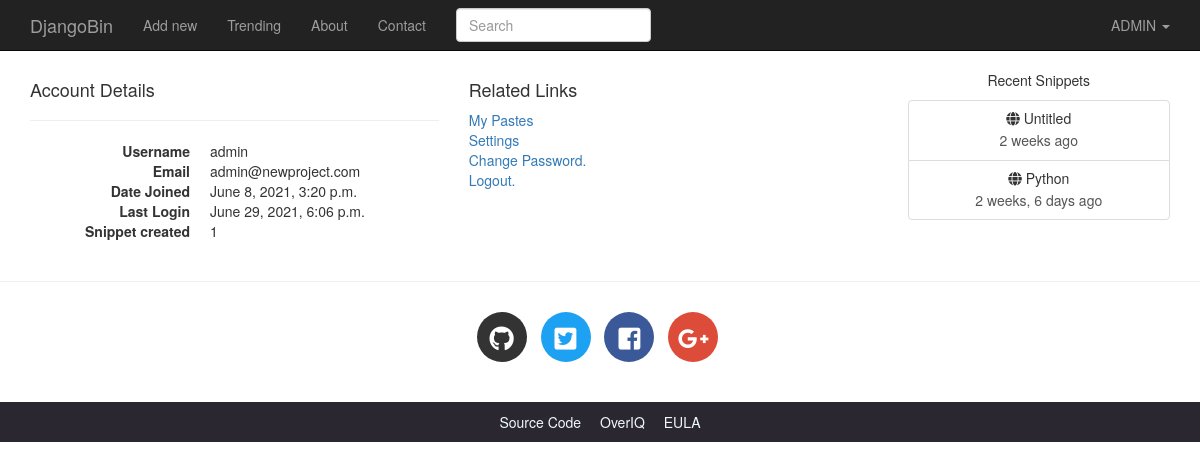
/userdetails/ (signed in), run on the app's committed database.
### djangobin/models.py (models this page shows, shortened)
class Author(models.Model):
    user = models.OneToOneField(User, on_delete=models.CASCADE, related_name='profile')
    default_language = models.ForeignKey(Language, on_delete=models.CASCADE,
                                         default=get_default_language)
    default_exposure = models.CharField(max_length=10, choices=Pref.exposure_choices,
                                        default=Pref.SNIPPET_EXPOSURE_PUBLIC)
    default_expiration = models.CharField(max_length=10, choices=Pref.expiration_choices,
                                        default=Pref.SNIPPET_EXPIRE_NEVER)
    private = models.BooleanField(default=False)
    views = models.IntegerField(default=0)
    def get_snippet_count(self):
        return self.user.snippet_set.count()

class Snippet(models.Model):
    title = models.CharField(max_length=200, blank=True)
    original_code = models.TextField()
    highlighted_code = models.TextField(blank=True, help_text="Read only field. Will contain the"
                                    " syntax-highlited version of the original code.")
    expiration = models.CharField(max_length=10, choices=Pref.expiration_choices)
    exposure = models.CharField(max_length=10, choices=Pref.exposure_choices)
    hits = models.IntegerField(default=0, help_text='Read only field. '
                                                    'Will be updated after every visit to snippet.')
    slug = models.SlugField(help_text='Read only field. Will be filled automatically.')
    created_on = models.DateTimeField(auto_now_add=True)
    language = models.ForeignKey(Language, on_delete=models.CASCADE)
    user = models.ForeignKey(User, on_delete=models.CASCADE)
    tags = models.ManyToManyField('Tag', blank=True)
    class Meta:
        ordering = ['-created_on']
    def get_absolute_url(self):
        return reverse('djangobin:snippet_detail', args=[self.slug])

### djangobin/views.py (the view)
# urls.py: url(r'^userdetails/$', views.user_details, name='user_details'),
@login_required
def user_details(request):
    user = get_object_or_404(User, id=request.user.id)
    return render(request, 'djangobin/user_details.html', {'user': user})

### djangobin/context_processors.py (called while the page is built)
def recent_snippets(request):
    return dict(recent_snippets=Snippet.objects.filter(exposure='public').order_by("-id")[:8])

### djangobin/templates/djangobin/user_details.html (shortened to what this page needs)
{% extends 'djangobin/base.html' %}
{% block main %}
    <div class="row">
        <div class="col-lg-6 col-md-6 col-sm-6">
            <h4>Account Details</h4>
            <hr>
            <dl class="dl-horizontal">
                <dt>Username</dt>
                <dd>{{ request.user.username }}</dd>
                <dt>Email</dt>
                <dd>{{ request.user.email }}</dd>
                <dt>Date Joined</dt>
                <dd>{{ request.user.date_joined }}</dd>
                <dt>Last Login</dt>
                <dd>{{ request.user.last_login }}</dd>
                <dt>Snippet created</dt>
                <dd>{{ request.user.profile.get_snippet_count }}</dd>
            </dl>
        </div>
        <div class="col-lg-6 col-md-6 col-sm-6">
            <h4>Related Links</h4>
            <p>
                <a href="{% url 'djangobin:profile' request.user.username %}">My Pastes</a> <br>
                <a href="{% url 'djangobin:settings' %}">Settings</a> <br>
                <a href="{% url 'djangobin:password_change' %}">Change Password.</a> <br>
                <a href="{% url 'djangobin:logout' %}">Logout.</a> <br>
            </p>
        </div>
    </div>
{% endblock %}

### djangobin/templates/djangobin/base.html (shortened to what this page needs)
<!DOCTYPE html>
<html lang="en">
<head>
    {% load static %}
    {% load humanize %}
    <link rel="stylesheet" href="{% static 'djangobin/css/bootstrap.min.css' %}" >
    <link rel="stylesheet" href="{% static 'djangobin/css/bootstrap-select.min.css' %}" >
    <link href="https://use.fontawesome.com/releases/v5.0.7/css/all.css" rel="stylesheet">
    <link rel="stylesheet" href="{% static 'djangobin/css/main.css' %}">
    <link rel="stylesheet" href="{% static 'djangobin/css/default.css' %}">
</head>
<body>
<nav class="navbar navbar-default navbar-inverse navbar-fixed-top">
    <div class="container">
        <div class="navbar-header">
            <a class="navbar-brand" href="{% url 'djangobin:index' %}">DjangoBin</a>
        </div>
        <div class="collapse navbar-collapse" id="bs-example-navbar-collapse-1">
            <ul class="nav navbar-nav">
                <li {% if request.path == '/' %}class='active'{% endif %} >
                    <a href="{% url 'djangobin:index' %}">Add new</a>
                </li>
                <li {% if request.path == '/trending/' %}class='active'{% endif %}>
                    <a href="{% url 'djangobin:trending_snippets' %}">Trending<span class="sr-only">(current)</span></a>
                </li>
                <li {% if request.path == '/about/' %}class='active'{% endif %}>
                    <a href="{% url 'djangobin:about' %}">About</a>
                </li>
                <li {% if request.path == '/contact/' %}class='active'{% endif %}>
                    <a href="{% url 'djangobin:contact' %}">Contact</a>
                </li>
            </ul>
            <form action="{% url 'djangobin:search' %}" class="navbar-form navbar-left" method="get">
                <div class="form-group">
                    <input type="text" name="query" class="form-control"
                           placeholder="Search" value="{{ request.GET.query }}">
                </div>
            </form>
            <ul class="nav navbar-nav navbar-right">
                <li class="dropdown">
                    <a href="#" class="dropdown-toggle" data-toggle="dropdown" role="button"
                       aria-haspopup="true" aria-expanded="false">
                        {% if request.user.is_authenticated %}
                            {{ request.user.username|upper }}
                        {% else %}
                            GUEST
                        {% endif %}
                        <span class="caret"></span>
                    </a>
                </li>
            </ul>
        </div>
    </div>
</nav>
<div class="container">
    <div class="row">
        <div class="col-lg-9 col-md-9">
            {% block main %}{% endblock %}
        </div>
        <div class="col-lg-3 col-md-3 text-center hidden-sm hidden-xs">
            <p>Recent Snippets</p>
            <div class="list-group">
                {% for recent_snippet in recent_snippets %}
                    <a href="{{ recent_snippet.get_absolute_url }}" class="list-group-item">
                        <h5 class="list-group-item-heading"><span class="fa fa-globe
"></span> {{ recent_snippet.title }}</h5>
                        <p class="list-group-item-text">{{ recent_snippet.created_on|naturaltime }}</p>
                    </a>
                {% endfor %}
            </div>
        </div>
    </div>
</div>
<hr>
<footer>
    <div class="social-icons">
        <div class="container text-center">
            <ul class="list-inline">
                <li class="list-inline-item social-github">
                    <a href="https://github.com/">
                        <i class="fab fa-github"></i>
                    </a>
                </li>
                <li class="list-inline-item social-twitter">
                    <a href="https://twitter.com/">
                        <i class="fab fa-twitter-square"></i>
                    </a>
                </li>
                <li class="list-inline-item social-facebook">
                    <a href="https://www.facebook.com/">
                        <i class="fab fa-facebook-square"></i>
                    </a>
                </li>
                <li class="list-inline-item social-google-plus">
                    <a href="https://plus.google.com/">
                        <i class="fab fa-google-plus-g"></i>
                    </a>
                </li>
            </ul>
        </div>
    </div>
    <div class="main-footer">
        <div class="container text-center">
            <ul>
                <li><a href="https://github.com/overiq/djangobin">Source Code</a></li>
                <li><a href="https://overiq.com/">OverIQ</a></li>
                <li><a href="{% url 'djangobin:eula' %}">EULA</a></li>
            </ul>
        </div>
    </div>
</footer>
</body>
</html>

### djangobin/static/djangobin/css/main.css (style rules this page uses)
body { padding-top: 70px; }
.social-icons { margin: 30px 0; }
footer .social-icons ul.list-inline li a { display: block; width: 50px; height: 50px; color: #fff; border-radius: 100%; font-size: 25px; line-height: 50px; }
footer .social-icons ul.list-inline li.social-github a { background-color: #333; transition: all .2s ease-in-out; }
footer .social-icons ul.list-inline li.social-twitter a { background-color: #1da1f2; transition: all .2s ease-in-out; }
footer .social-icons ul.list-inline li.social-facebook a { background-color: #3b5998; transition: all .2s ease-in-out; }
footer .social-icons ul.list-inline li.social-google-plus a { background-color: #dd4b39; transition: all .2s ease-in-out; }
.main-footer { background-color: #2a2730; }
.main-footer ul { margin-top: 10px; padding-left: 0; }
.main-footer li { display: inline; }
.main-footer li a { color: aliceblue; }
.main-footer li+ li { margin-left: 15px; }

### data on the page
Snippet: title "Untitled", created_on "2 weeks ago"
Snippet: title "Python", created_on "2 weeks, 6 days ago"

### other printed values
{{ request.user.username|upper }} "ADMIN"
{{ request.user.username }} "admin"
{{ request.user.email }} "admin@newproject.com"
{{ request.user.date_joined }} "June 8, 2021, 3:20 p.m."
{{ request.user.last_login }} "June 29, 2021, 6:06 p.m."
{{ request.user.profile.get_snippet_count }} "1"
